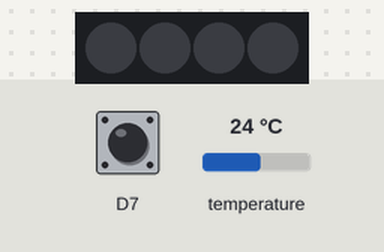
Simulated run of this sketch. Board: ESP8266 (Wemos D1 mini). Shown: 4 RGB LEDs in strip order, left to right. The inputs (shaded band) are chosen by the test bench; at power-on: D7 HIGH, temperature 24 °C. WiFi joins after 1.5 s; servers stay silent unless stated; no MQTT or app messages arrive unless stated; what the sketch prints to the serial monitor is not drawn.

Above: at 2.7 s.
2.8 s: D7 pulled LOW for 1 s
At 2.96 s:
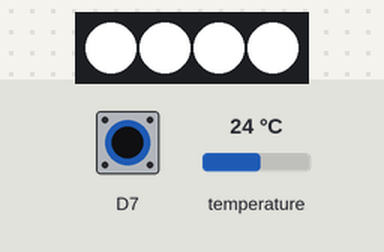
Timing chart, 0 to 7.8 s (numbered marks = the images above; inputs shaded):
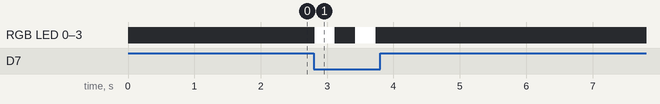

Measured:
- after the input at 2.8 s, RGB LED 0–3: alternates RGB(255, 255, 255) for 0.31 s and off for 0.31 s, 4 changes in all, then stays off, starting at once

The sketch:

maja_lampka.ino
```cpp
#include <Adafruit_NeoPixel.h>
#include <ESP8266WiFi.h>
#include <PubSubClient.h>
#include <ArduinoJson.h>

//OBSLUGA DS18B20
#define ONE_WIRE_BUS D5
#include <OneWire.h>
#include <DallasTemperature.h>
OneWire oneWire(ONE_WIRE_BUS);
DallasTemperature sensors(&oneWire);
float temp = 0;


// Wifi: SSID and password
const char* WIFI_SSID = "ssid";
const char* WIFI_PASSWORD = "pass";

// MQTT: ID, server IP, port, username and password
#define MQTT_VERSION MQTT_VERSION_3_1_1
const PROGMEM char* MQTT_CLIENT_ID = "maja_lampka";
const PROGMEM char* MQTT_SERVER_IP = "192.168.1.5";
const PROGMEM uint16_t MQTT_SERVER_PORT = 1883;
const PROGMEM char* MQTT_USER = "";
const PROGMEM char* MQTT_PASSWORD = "";

// MQTT: topic

const char* MQTT_MAJA_SENSOR_TEMP = "maja/sensor/temp";
const char* MQTT_LIGHT_STATE_TOPIC = "maja/lampka/state";
const char* MQTT_LIGHT_COMMAND_TOPIC = "maja/lampka/command";
String strTopic;


// WS2812
#define PIN_WS D2
byte red = 255;
byte green = 255;
byte blue = 255;
volatile byte brightness = 255;
volatile byte realRed = 0;
volatile byte realGreen = 0;
volatile byte realBlue = 0;
bool stateOn = false;
const int BUFFER_SIZE = JSON_OBJECT_SIZE(10);
const char* on_cmd = "ON";
const char* off_cmd = "OFF";
byte flashRed = red;
byte flashGreen = green;
byte flashBlue = blue;
byte flashBrightness = brightness;
#define NUMPIXELS 4
Adafruit_NeoPixel pixels = Adafruit_NeoPixel(NUMPIXELS, PIN_WS, NEO_GRB + NEO_KHZ800);


//inne
unsigned long lastMillis;
unsigned long reconnectMillis;
volatile unsigned long pm = 0;

WiFiClient wifiClient;
PubSubClient client(wifiClient);


void publishTemp(float p_temperature) {

	StaticJsonBuffer<200> jsonBuffer;
	JsonObject& root = jsonBuffer.createObject();

	root["temperature"] = (String)p_temperature;

	root.prettyPrintTo(Serial);
	Serial.println("");
	/*
	   {
		  "temperature": "23.20" ,

	   }
	*/
	char data[200];
	root.printTo(data, root.measureLength() + 1);
	client.publish(MQTT_MAJA_SENSOR_TEMP, data, true);

}


void callback(char* topic, byte* payload, unsigned int length) {
	Serial.print("Message arrived [");
	Serial.print(topic);
	Serial.print("] ");
	strTopic = String((char*)topic);
	if (strTopic == MQTT_LIGHT_COMMAND_TOPIC)
	{
		char message[length + 1];
		for (int i = 0; i < length; i++) {
			message[i] = (char)payload[i];
		}
		message[length] = '\0';
		Serial.println(message);

		if (!processJson(message)) {
			return;
		}

		if (stateOn) {
			// Update lights
			realRed = map(red, 0, 255, 0, brightness);
			realGreen = map(green, 0, 255, 0, brightness);
			realBlue = map(blue, 0, 255, 0, brightness);
		}
		else {
			realRed = 0;
			realGreen = 0;
			realBlue = 0;
		}


		sendState();
	}
}


bool processJson(char* message) {
	StaticJsonBuffer<BUFFER_SIZE> jsonBuffer;

	JsonObject& root = jsonBuffer.parseObject(message);

	if (!root.success()) {
		Serial.println("parseObject() failed");
		return false;
	}

	if (root.containsKey("state")) {
		if (strcmp(root["state"], on_cmd) == 0) {
			stateOn = true;
		}
		else if (strcmp(root["state"], off_cmd) == 0) {
			stateOn = false;
		}
	}


	if (root.containsKey("color")) {
		red = root["color"]["r"];
		green = root["color"]["g"];
		blue = root["color"]["b"];
	}

	if (root.containsKey("brightness")) {
		brightness = root["brightness"];
	}


	return true;
}

void sendState() {
	for (int i = 0; i < NUMPIXELS; i++)
	{
		pixels.setPixelColor(i, realRed, realGreen, realBlue);
		pixels.show();


	}


	StaticJsonBuffer<BUFFER_SIZE> jsonBuffer;

	JsonObject& root = jsonBuffer.createObject();

	root["state"] = (stateOn) ? "ON" : "OFF";
	JsonObject& color = root.createNestedObject("color");
	color["r"] = red;
	color["g"] = green;
	color["b"] = blue;

	root["brightness"] = brightness;
	char buffer[400];
	root.printTo(buffer, root.measureLength() + 1);
	Serial.print("stan do wyslania");
	Serial.println(buffer);
	client.publish(MQTT_LIGHT_STATE_TOPIC, buffer, true);
}

void reconnect() {
	// Loop until we're reconnected
	while (!client.connected()) {
		Serial.print("INFO: Attempting MQTT connection...");
		// Attempt to connect
		if (client.connect(MQTT_CLIENT_ID, MQTT_USER, MQTT_PASSWORD)) {
			Serial.println("INFO: connected");
			client.subscribe("maja/#");
			//return true;
		}
		else {
			Serial.print("ERROR: failed, rc=");
			Serial.print(client.state());
			Serial.println("DEBUG: try again in 5 seconds");
			//return false;

		}
	}
}

void setup() {
	// init the serial
	Serial.begin(115200);
	pixels.begin();

	// init the WiFi connection
	Serial.println();
	Serial.println();
	Serial.print("INFO: Connecting to ");
	WiFi.mode(WIFI_STA);
	Serial.println(WIFI_SSID);
	WiFi.begin(WIFI_SSID, WIFI_PASSWORD);

	while (WiFi.status() != WL_CONNECTED) {
		delay(500);
		Serial.print(".");
	}

	Serial.println("");
	Serial.println("INFO: WiFi connected");
	Serial.println("INFO: IP address: ");
	Serial.println(WiFi.localIP());

	// init the MQTT connection
	client.setServer(MQTT_SERVER_IP, MQTT_SERVER_PORT);
	client.setCallback(callback);
	lastMillis = millis() - 500001;
	sensors.begin();
	pinMode(D7, INPUT_PULLUP);
	//attachInterrupt(D7, wlaczRecznie, FALLING);

}

void loop() {
	if (!client.connected()) {

		reconnect();


	}
	client.loop();

	Serial.print("odczyt portu D7: ");
	Serial.println(digitalRead(D7));
	if (digitalRead(D7) == 0)
	{
		wlaczRecznie();
		delay(300);
	}


	if (millis() - lastMillis > 500000)
	{
		lastMillis = millis();
		sensors.requestTemperatures();
		temp = sensors.getTempCByIndex(0);
		Serial.println(temp);
		publishTemp(temp);

	}

}

void wlaczRecznie()
{

		Serial.println("Przerwanie");

		Serial.print(brightness);

		if (stateOn)
		{
			Serial.println("wylacza");
			stateOn = false;

			realBlue = 0;
			realRed = 0;
			realGreen = 0;

		}
		else
		{


			Serial.println("wlaczanie sw");
			realBlue = 255;
			realRed = 255;
			realGreen = 255;
			brightness = 255;
			red = 255;
			green = 255;
			blue = 255;
			stateOn = true;
		}
		sendState();

}
```
